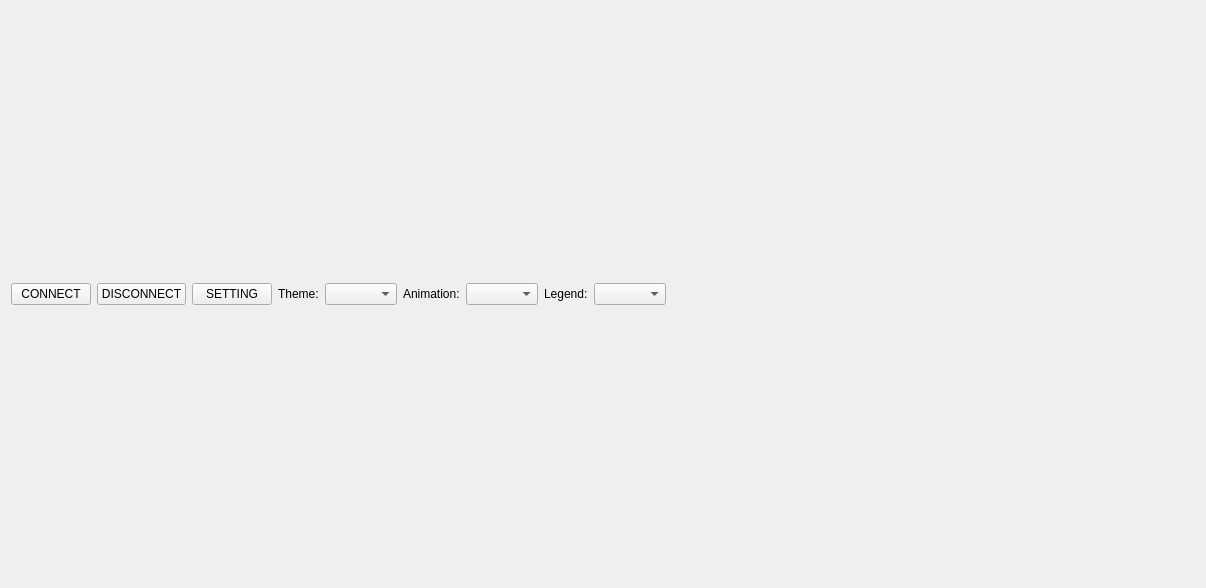
<?xml version="1.0" encoding="UTF-8"?>
<ui version="4.0">
 <class>ThemeWidgetForm</class>
 <widget class="QWidget" name="ThemeWidgetForm">
  <property name="geometry">
   <rect>
    <x>0</x>
    <y>0</y>
    <width>1206</width>
    <height>588</height>
   </rect>
  </property>
  <property name="windowTitle">
   <string/>
  </property>
  <layout class="QGridLayout" name="gridLayout">
   <item row="0" column="0" colspan="3">
    <layout class="QHBoxLayout" name="horizontalLayout">
     <item>
      <widget class="QPushButton" name="btnConnect">
       <property name="text">
        <string>CONNECT</string>
       </property>
       <property name="icon">
        <iconset resource="C:/Users/HopeMan/source/repos/test/QtWidgetsApplication1/mainWindow.qrc">
         <normaloff>:/mainWindow/D:/WORKSPACE/chartthemes/debug/rcc/connect.jpg</normaloff>:/mainWindow/D:/WORKSPACE/chartthemes/debug/rcc/connect.jpg</iconset>
       </property>
      </widget>
     </item>
     <item>
      <widget class="QPushButton" name="btnDisconnect">
       <property name="text">
        <string>DISCONNECT</string>
       </property>
      </widget>
     </item>
     <item>
      <widget class="QPushButton" name="btnSETTING">
       <property name="text">
        <string>SETTING</string>
       </property>
       <property name="icon">
        <iconset resource="C:/Users/HopeMan/source/repos/test/QtWidgetsApplication1/mainWindow.qrc">
         <normaloff>:/mainWindow/D:/WORKSPACE/chartthemes/debug/rcc/setting.png</normaloff>:/mainWindow/D:/WORKSPACE/chartthemes/debug/rcc/setting.png</iconset>
       </property>
      </widget>
     </item>
     <item>
      <widget class="QLabel" name="themeLabel">
       <property name="text">
        <string>Theme:</string>
       </property>
      </widget>
     </item>
     <item>
      <widget class="QComboBox" name="themeComboBox"/>
     </item>
     <item>
      <widget class="QLabel" name="animatedLabel">
       <property name="text">
        <string>Animation:</string>
       </property>
      </widget>
     </item>
     <item>
      <widget class="QComboBox" name="animatedComboBox"/>
     </item>
     <item>
      <widget class="QLabel" name="legendLabel">
       <property name="text">
        <string>Legend:</string>
       </property>
      </widget>
     </item>
     <item>
      <widget class="QComboBox" name="legendComboBox"/>
     </item>
     <item>
      <spacer name="horizontalSpacer">
       <property name="orientation">
        <enum>Qt::Horizontal</enum>
       </property>
       <property name="sizeHint" stdset="0">
        <size>
         <width>40</width>
         <height>20</height>
        </size>
       </property>
      </spacer>
     </item>
    </layout>
   </item>
  </layout>
 </widget>
 <resources>
  <include location="C:/Users/HopeMan/source/repos/test/QtWidgetsApplication1/mainWindow.qrc"/>
 </resources>
 <connections>
  <connection>
   <sender>themeComboBox</sender>
   <signal>currentIndexChanged(int)</signal>
   <receiver>ThemeWidgetForm</receiver>
   <slot>updateUI()</slot>
   <hints>
    <hint type="sourcelabel">
     <x>20</x>
     <y>20</y>
    </hint>
    <hint type="destinationlabel">
     <x>20</x>
     <y>20</y>
    </hint>
   </hints>
  </connection>
  <connection>
   <sender>legendComboBox</sender>
   <signal>currentIndexChanged(int)</signal>
   <receiver>ThemeWidgetForm</receiver>
   <slot>updateUI()</slot>
   <hints>
    <hint type="sourcelabel">
     <x>20</x>
     <y>20</y>
    </hint>
    <hint type="destinationlabel">
     <x>20</x>
     <y>20</y>
    </hint>
   </hints>
  </connection>
  <connection>
   <sender>animatedComboBox</sender>
   <signal>currentIndexChanged(int)</signal>
   <receiver>ThemeWidgetForm</receiver>
   <slot>updateUI()</slot>
   <hints>
    <hint type="sourcelabel">
     <x>20</x>
     <y>20</y>
    </hint>
    <hint type="destinationlabel">
     <x>20</x>
     <y>20</y>
    </hint>
   </hints>
  </connection>
 </connections>
 <slots>
  <slot>updateUI()</slot>
 </slots>
</ui>
